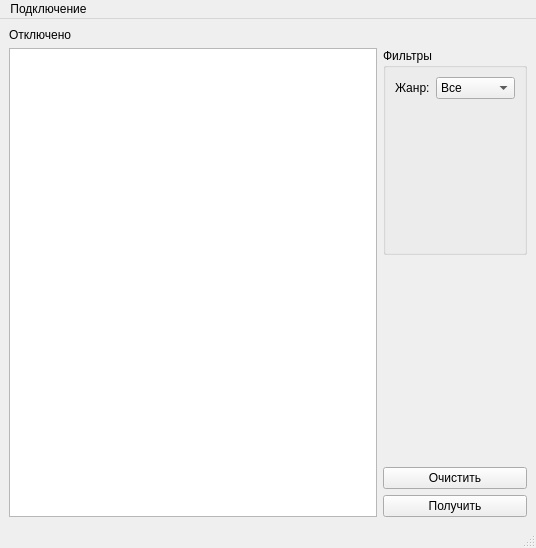
<?xml version="1.0" encoding="UTF-8"?>
<ui version="4.0">
 <class>MainWindow</class>
 <widget class="QMainWindow" name="MainWindow">
  <property name="geometry">
   <rect>
    <x>0</x>
    <y>0</y>
    <width>536</width>
    <height>548</height>
   </rect>
  </property>
  <property name="sizePolicy">
   <sizepolicy hsizetype="Preferred" vsizetype="Expanding">
    <horstretch>0</horstretch>
    <verstretch>0</verstretch>
   </sizepolicy>
  </property>
  <property name="windowTitle">
   <string>MainWindow</string>
  </property>
  <widget class="QWidget" name="centralwidget">
   <layout class="QGridLayout" name="gridLayout">
    <item row="4" column="1">
     <widget class="QPushButton" name="pb_request">
      <property name="sizePolicy">
       <sizepolicy hsizetype="Minimum" vsizetype="Maximum">
        <horstretch>0</horstretch>
        <verstretch>0</verstretch>
       </sizepolicy>
      </property>
      <property name="text">
       <string>Получить</string>
      </property>
     </widget>
    </item>
    <item row="1" column="1">
     <widget class="QGroupBox" name="gb_filters">
      <property name="sizePolicy">
       <sizepolicy hsizetype="Preferred" vsizetype="Minimum">
        <horstretch>0</horstretch>
        <verstretch>0</verstretch>
       </sizepolicy>
      </property>
      <property name="title">
       <string>Фильтры</string>
      </property>
      <layout class="QFormLayout" name="formLayout">
       <item row="0" column="0">
        <widget class="QLabel" name="lb_category">
         <property name="text">
          <string>Жанр:</string>
         </property>
        </widget>
       </item>
       <item row="0" column="1">
        <widget class="QComboBox" name="cb_category">
         <item>
          <property name="text">
           <string>Все</string>
          </property>
         </item>
         <item>
          <property name="text">
           <string>Комедия</string>
          </property>
         </item>
         <item>
          <property name="text">
           <string>Ужасы</string>
          </property>
         </item>
        </widget>
       </item>
      </layout>
     </widget>
    </item>
    <item row="2" column="1">
     <spacer name="verticalSpacer">
      <property name="orientation">
       <enum>Qt::Vertical</enum>
      </property>
      <property name="sizeType">
       <enum>QSizePolicy::Minimum</enum>
      </property>
      <property name="sizeHint" stdset="0">
       <size>
        <width>20</width>
        <height>40</height>
       </size>
      </property>
     </spacer>
    </item>
    <item row="1" column="0" rowspan="4">
     <widget class="QTableWidget" name="tb_result">
      <property name="sizePolicy">
       <sizepolicy hsizetype="Expanding" vsizetype="Expanding">
        <horstretch>0</horstretch>
        <verstretch>0</verstretch>
       </sizepolicy>
      </property>
     </widget>
    </item>
    <item row="3" column="1">
     <widget class="QPushButton" name="pb_clear">
      <property name="sizePolicy">
       <sizepolicy hsizetype="Minimum" vsizetype="Maximum">
        <horstretch>0</horstretch>
        <verstretch>0</verstretch>
       </sizepolicy>
      </property>
      <property name="text">
       <string>Очистить</string>
      </property>
     </widget>
    </item>
    <item row="0" column="0">
     <widget class="QLabel" name="lb_statusConnect">
      <property name="sizePolicy">
       <sizepolicy hsizetype="Preferred" vsizetype="Maximum">
        <horstretch>0</horstretch>
        <verstretch>0</verstretch>
       </sizepolicy>
      </property>
      <property name="text">
       <string>Отключено</string>
      </property>
     </widget>
    </item>
   </layout>
  </widget>
  <widget class="QMenuBar" name="menubar">
   <property name="geometry">
    <rect>
     <x>0</x>
     <y>0</y>
     <width>536</width>
     <height>21</height>
    </rect>
   </property>
   <widget class="QMenu" name="menu">
    <property name="title">
     <string>Подключение</string>
    </property>
    <addaction name="act_addData"/>
    <addaction name="separator"/>
    <addaction name="act_connect"/>
   </widget>
   <addaction name="menu"/>
  </widget>
  <widget class="QStatusBar" name="statusbar"/>
  <action name="act_connect">
   <property name="text">
    <string>Подключиться</string>
   </property>
  </action>
  <action name="act_addData">
   <property name="text">
    <string>Ввести данные</string>
   </property>
  </action>
 </widget>
 <resources/>
 <connections>
  <connection>
   <sender>pb_clear</sender>
   <signal>clicked()</signal>
   <receiver>tb_result</receiver>
   <slot>clear()</slot>
   <hints>
    <hint type="sourcelabel">
     <x>374</x>
     <y>486</y>
    </hint>
    <hint type="destinationlabel">
     <x>200</x>
     <y>482</y>
    </hint>
   </hints>
  </connection>
 </connections>
</ui>
